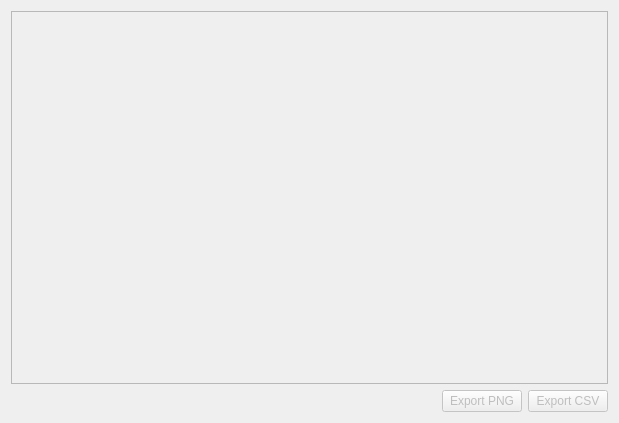
<?xml version="1.0" encoding="UTF-8"?>
<ui version="4.0">
 <class>PlotUI</class>
 <widget class="QWidget" name="PlotUI">
  <property name="geometry">
   <rect>
    <x>0</x>
    <y>0</y>
    <width>619</width>
    <height>423</height>
   </rect>
  </property>
  <property name="windowTitle">
   <string>Form</string>
  </property>
  <layout class="QVBoxLayout" name="verticalLayout">
   <item>
    <widget class="QFrame" name="frame">
     <property name="frameShape">
      <enum>QFrame::StyledPanel</enum>
     </property>
     <property name="frameShadow">
      <enum>QFrame::Raised</enum>
     </property>
     <layout class="QHBoxLayout" name="horizontalLayout_2">
      <item>
       <layout class="QVBoxLayout" name="graphContainer"/>
      </item>
     </layout>
    </widget>
   </item>
   <item>
    <layout class="QHBoxLayout" name="horizontalLayout">
     <item>
      <spacer name="horizontalSpacer_2">
       <property name="orientation">
        <enum>Qt::Horizontal</enum>
       </property>
       <property name="sizeHint" stdset="0">
        <size>
         <width>40</width>
         <height>20</height>
        </size>
       </property>
      </spacer>
     </item>
     <item>
      <widget class="QLabel" name="msgBar">
       <property name="text">
        <string/>
       </property>
      </widget>
     </item>
     <item>
      <spacer name="horizontalSpacer">
       <property name="orientation">
        <enum>Qt::Horizontal</enum>
       </property>
       <property name="sizeHint" stdset="0">
        <size>
         <width>40</width>
         <height>20</height>
        </size>
       </property>
      </spacer>
     </item>
     <item>
      <widget class="QPushButton" name="pngButton">
       <property name="enabled">
        <bool>false</bool>
       </property>
       <property name="sizePolicy">
        <sizepolicy hsizetype="Maximum" vsizetype="Maximum">
         <horstretch>0</horstretch>
         <verstretch>0</verstretch>
        </sizepolicy>
       </property>
       <property name="text">
        <string>Export PNG</string>
       </property>
      </widget>
     </item>
     <item>
      <widget class="QPushButton" name="csvButton">
       <property name="enabled">
        <bool>false</bool>
       </property>
       <property name="sizePolicy">
        <sizepolicy hsizetype="Maximum" vsizetype="Maximum">
         <horstretch>0</horstretch>
         <verstretch>0</verstretch>
        </sizepolicy>
       </property>
       <property name="text">
        <string>Export CSV</string>
       </property>
      </widget>
     </item>
    </layout>
   </item>
  </layout>
 </widget>
 <resources/>
 <connections/>
</ui>
